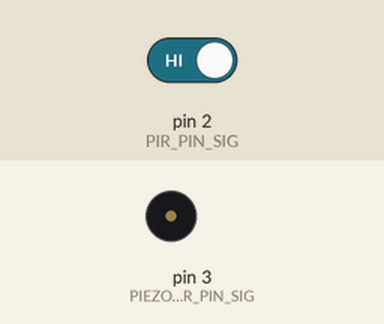
Recording of a sketch running on a simulated Arduino Uno, built with avr-gcc and run on an emulated ATmega328P. Shown: buzzer (waves = sounding). The inputs (shaded band) are chosen by the test bench; at power-on: pin 2 (PIR_PIN_SIG) HIGH. What the sketch prints to the serial monitor is not drawn.

Above: at 1.2 s.
1.3 s: pin 2 (PIR_PIN_SIG) driven LOW
At 1.8 s:
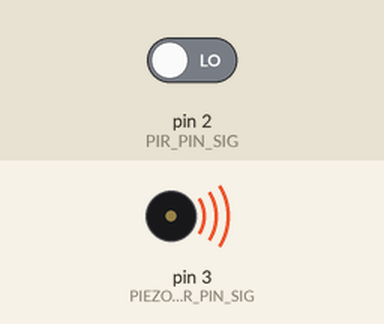
4.3 s: pin 2 (PIR_PIN_SIG) driven HIGH
At 6.1 s:
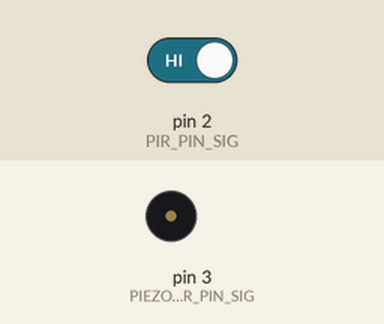
Timing chart, 0 to 7.6 s (numbered marks = the images above; inputs shaded):
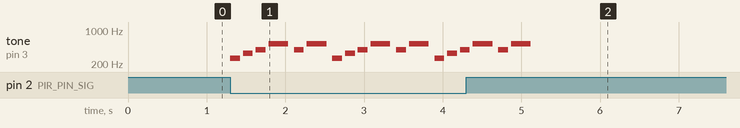

The sketch:

Firmware.ino
```cpp
#include "Global.h"

unsigned int HoorayLength          = 6;                                                      // amount of notes in melody
unsigned int HoorayMelody[]        = {NOTE_C4, NOTE_E4, NOTE_G4, NOTE_C5, NOTE_G4, NOTE_C5}; // list of notes. List length must match HoorayLength!
unsigned int HoorayNoteDurations[] = {8      , 8      , 8      , 4      , 8      , 4      }; // note durations; 4 = quarter note, 8 = eighth note, etc. List length must match HoorayLength!

void setup() {
    // Setup Serial which is useful for debugging
    // Use the Serial Monitor to view printed messages
    Serial.begin(9600);
    Serial.println("start");


}

void loop() {

    if (pir.read()) {
        // This example shows the tone function.
        // Uncomment it to use it.
        //piezoSpeaker.tone(400); // play a 400Hz tone
        //delay(500);            // keep playing it for 500ms
        //piezoSpeaker.off();     // stop the sound
        //delay(500);            // and wait 500ms

        // This example uses the playMelody function, which plays complete melodies.
        // Edit the melody by modifying the Hooray variables at the top of the file.
        piezoSpeaker.playMelody(HoorayLength, HoorayMelody, HoorayNoteDurations);
    }
}
```

BaseSpeaker.cpp
```cpp
#include "BaseSpeaker.h"
#include <Arduino.h>

// Constructor :
BaseSpeaker::BaseSpeaker(const int pin) : m_pin(pin)
{

}

void BaseSpeaker::tone(unsigned int frequency)
{
  // call Arduino's global tone function
  ::tone(m_pin, frequency);
}

void BaseSpeaker::tone(unsigned int frequency, unsigned long duration)
{
  ::tone(m_pin, frequency, duration); //call Arduino's global tone function
}

void BaseSpeaker::off()
{
  ::noTone(m_pin);
}

void BaseSpeaker::playMelody(unsigned int len, unsigned int *melody, unsigned int *noteDurations)
{
  // Based on https://www.arduino.cc/en/Tutorial/toneMelody
  for (int thisNote = 0; thisNote < len; thisNote++) {

    // to calculate the note duration, take one second
    // divided by the note type.
    //e.g. quarter note = 1000 / 4, eighth note = 1000/8, etc.
    int noteDuration = 1000 / noteDurations[thisNote];
    tone(melody[thisNote], noteDuration);

    // to distinguish the notes, set a minimum time between them.
    // the note's duration + 30% seems to work well:
    int pauseBetweenNotes = noteDuration * 1.30;
    delay(pauseBetweenNotes);

    // stop the tone playing:
    off();
  }
}
```

BaseSpeaker.h
```cpp
#ifndef _BASE_SPEAKER_H_
#define _BASE_SPEAKER_H_

/*
  BaseSpeaker is an abstract class used to provide common interace
  an funcionality for different speaker components
  This library contains parts from https://www.arduino.cc/en/Tutorial/toneMelody
 */
class BaseSpeaker
{
  public:
    BaseSpeaker(const int pin);
    void tone(unsigned int frequency);
    void tone(unsigned int frequency, unsigned long duration);

    // Play a Melody
    // len           - amount of notes in melody
    // melody        - array where each element is the desired note in sequence
    // noteDurations - array where each element defines the duration for the corresponding note in the melody.
    //                 4 = quarter note, 8 = eighth note, etc.
    // both melody and noteDurations must be arrays of length len.
    void playMelody(unsigned int len, unsigned int *notes, unsigned int *durations);
    void off();

  private:
    int m_pin;
};


/*************************************************
 * https://www.arduino.cc/en/Tutorial/toneMelody
 * Public Constants
 *************************************************/

#define NOTE_B0  31
#define NOTE_C1  33
#define NOTE_CS1 35
#define NOTE_D1  37
#define NOTE_DS1 39
#define NOTE_E1  41
#define NOTE_F1  44
#define NOTE_FS1 46
#define NOTE_G1  49
#define NOTE_GS1 52
#define NOTE_A1  55
#define NOTE_AS1 58
#define NOTE_B1  62
#define NOTE_C2  65
#define NOTE_CS2 69
#define NOTE_D2  73
#define NOTE_DS2 78
#define NOTE_E2  82
#define NOTE_F2  87
#define NOTE_FS2 93
#define NOTE_G2  98
#define NOTE_GS2 104
#define NOTE_A2  110
#define NOTE_AS2 117
#define NOTE_B2  123
#define NOTE_C3  131
#define NOTE_CS3 139
#define NOTE_D3  147
#define NOTE_DS3 156
#define NOTE_E3  165
#define NOTE_F3  175
#define NOTE_FS3 185
#define NOTE_G3  196
#define NOTE_GS3 208
#define NOTE_A3  220
#define NOTE_AS3 233
#define NOTE_B3  247
#define NOTE_C4  262
#define NOTE_CS4 277
#define NOTE_D4  294
#define NOTE_DS4 311
#define NOTE_E4  330
#define NOTE_F4  349
#define NOTE_FS4 370
#define NOTE_G4  392
#define NOTE_GS4 415
#define NOTE_A4  440
#define NOTE_AS4 466
#define NOTE_B4  494
#define NOTE_C5  523
#define NOTE_CS5 554
#define NOTE_D5  587
#define NOTE_DS5 622
#define NOTE_E5  659
#define NOTE_F5  698
#define NOTE_FS5 740
#define NOTE_G5  784
#define NOTE_GS5 831
#define NOTE_A5  880
#define NOTE_AS5 932
#define NOTE_B5  988
#define NOTE_C6  1047
#define NOTE_CS6 1109
#define NOTE_D6  1175
#define NOTE_DS6 1245
#define NOTE_E6  1319
#define NOTE_F6  1397
#define NOTE_FS6 1480
#define NOTE_G6  1568
#define NOTE_GS6 1661
#define NOTE_A6  1760
#define NOTE_AS6 1865
#define NOTE_B6  1976
#define NOTE_C7  2093
#define NOTE_CS7 2217
#define NOTE_D7  2349
#define NOTE_DS7 2489
#define NOTE_E7  2637
#define NOTE_F7  2794
#define NOTE_FS7 2960
#define NOTE_G7  3136
#define NOTE_GS7 3322
#define NOTE_A7  3520
#define NOTE_AS7 3729
#define NOTE_B7  3951
#define NOTE_C8  4186
#define NOTE_CS8 4435
#define NOTE_D8  4699
#define NOTE_DS8 4978

#endif // _BASE_SPEAKER_H_
```

Global.cpp
```cpp
#include "Global.h"
#include <Arduino.h>

PIR pir(PIR_PIN_SIG);
PiezoSpeaker piezoSpeaker(PIEZOSPEAKER_PIN_SIG);
```

Global.h
```cpp
#ifndef GLOBAL_H
#define GLOBAL_H


#include "Pins.h"
#include "PIR.h"
#include "PiezoSpeaker.h"
#include "BaseSpeaker.h"

extern PIR pir;
extern PiezoSpeaker piezoSpeaker;

#endif //GLOBAL_H
```

PIR.cpp
```cpp
#include "PIR.h"


PIR::PIR(int PIRPin) : signalPin(PIRPin)
{
	pinMode(signalPin, INPUT_PULLUP);

}
bool PIR::read()
{
	return !digitalRead(signalPin);
}
```

PIR.h
```cpp
#ifndef PIR_H
#define PIR_H

#include <Arduino.h>

class PIR
{
	public:
		PIR(int PIRPin);
		bool read();
	private:
		const int signalPin;
};
#endif //PIR_H
```

PiezoSpeaker.cpp
```cpp
#include "PiezoSpeaker.h"

PiezoSpeaker::PiezoSpeaker(int pin) : BaseSpeaker(pin){

}
```

PiezoSpeaker.h
```cpp
#ifndef PiezoSpeaker_H
#define PiezoSpeaker_H

#include "BaseSpeaker.h"

class PiezoSpeaker : public BaseSpeaker  {
  public:
    PiezoSpeaker(const int pin);
};


#endif //PiezoSpeaker_H
```

Pins.h
```cpp
#ifndef PINS_H
#define PINS_H

#define PIR_PIN_SIG	2
#define PIEZOSPEAKER_PIN_SIG	3

#endif //PINS_H
```

Measured:
- after the input at 1.3 s, tone on pin 3 (PIEZOSPEAKER_PIN_SIG): silent → 262 Hz at once, then repeats every 1.3 s: silent 0.04 s, 330 Hz 0.13 s, silent 0.04 s, 392 Hz 0.13 s, silent 0.04 s, 523 Hz 0.25 s, silent 0.08 s, 392 Hz 0.13 s, silent 0.04 s, 523 Hz 0.25 s, silent 0.08 s, 262 Hz 0.13 s
- after the input at 4.3 s, tone on pin 3 (PIEZOSPEAKER_PIN_SIG): goes on until 5.1 s, then stays silent
